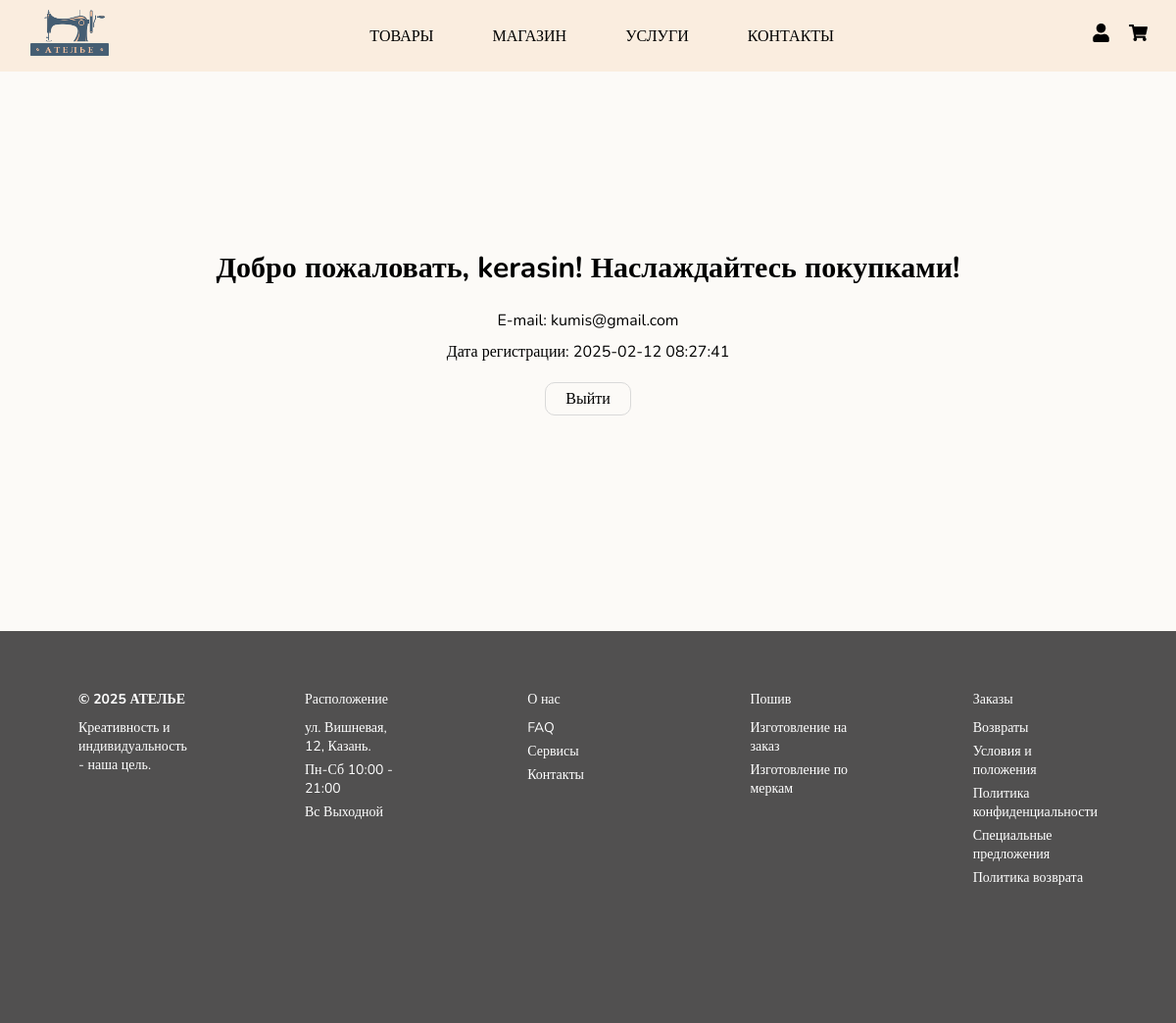
The app's page /profile.php (signed in) with its own data.
### tables this page shows
CREATE TABLE `users` (
  `id` int(11) NOT NULL,
  `username` varchar(50) NOT NULL,
  `email` varchar(100) NOT NULL,
  `phone` varchar(15) NOT NULL,
  `password` varchar(255) NOT NULL,
  `registration_date` timestamp NOT NULL DEFAULT current_timestamp()
);

### www/profile.php (the view, shortened to what this page needs)
<?php
require 'php/config.php';
$user_id = $_SESSION['user_id'];
$stmt = $conn->prepare("SELECT * FROM users WHERE id = ?");
$stmt->execute([$user_id]);
$user = $stmt->fetch();
?>
<!DOCTYPE html>
<html lang="en">
<head>
    <link rel="stylesheet" href="css/styles.css">
</head>
<body>
    <header class="nav-header">
        <div class="logo">
            <img src="pic/logo.png" alt="Website Logo">
        </div>
        <nav class="nav-links">
            <ul>
                <li><a href="index.php">ТОВАРЫ</a></li>
                <li><a href="shop.php">МАГАЗИН</a></li>
                <li><a href="services.php">УСЛУГИ</a></li>
                <li><a href="contact.php">КОНТАКТЫ</a></li>
            </ul>
        </nav>
        <div class="icons">
            <a href="profile.php"><img src="pic/icon-user.png" alt="Icon User" class="icon-user"></a>
            <a href="cart.php"><img src="pic/icon-cart.png" alt="Icon Cart" class="icon-cart"></a>
        </div>
    </header>
    <div class="profile-container">
        <h1>Добро пожаловать, <?php echo $user['username']; ?>! Наслаждайтесь покупками!</h1>
        <p>E-mail: <?php echo $user['email']; ?></p>
        <p>Дата регистрации: <?php echo $user['registration_date']; ?></p>
        <a href="logout.php" class="outline-button">Выйти</a>
    </div>
    <footer>
        <div class="column">
            <h2>© 2025 АТЕЛЬЕ</h2>
            <ul>
                <li>Креативность и индивидуальность - наша цель.</li>
            </ul>
        </div>
        <div class="column">
            <h3>Расположение</h3>
            <ul>
                <li>ул. Вишневая, 12, Казань.</li>
                <li>Пн-Сб 10:00 - 21:00</li>
                <li>Вс Выходной</li>
            </ul>
        </div>
        <div class="column">
            <h3>О нас</h3>
            <ul>
                <li><a href="info.php">FAQ</a></li>
                <li><a href="info.php">Сервисы</a></li>
                <li><a href="info.php">Контакты</a></li>
            </ul>
        </div>
        <div class="column">
            <h3>Пошив</h3>
            <ul>
                <li><a href="services.php">Изготовление на заказ</a></li>
                <li><a href="services.php">Изготовление по меркам</a></li>
            </ul>
        </div>
        <div class="column">
            <h3>Заказы</h3>
            <ul>
                <li><a href="info.php">Возвраты</a></li>
                <li><a href="info.php">Условия и положения</a></li>
                <li><a href="info.php">Политика конфиденциальности</a></li>
                <li><a href="info.php">Специальные предложения</a></li>
                <li><a href="info.php">Политика возврата</a></li>
            </ul>
        </div>
    </footer>
</body>
</html>

### www/css/styles.css (style rules this page uses)
* { margin: 0; padding: 0; }
body { font-family: "Nunito", "Raleway", serif; font-weight: 400; font-size: 16px; color: #000; background: #fcfaf7; }
a { text-decoration: none; color: #000; }
img { max-width: 100%; }
.nav-header { display: flex; align-items: center; justify-content: space-between; background-color: #FAEDDF; padding: 10px 19px; }
.logo { margin: 0 12px; }
.logo img { width: 80px; height: 47px; }
.nav-links ul { list-style: none; display: flex; padding: 0; margin: 0; }
.nav-links li { margin: 0 30px; }
.nav-links a { color: #000; text-decoration: none; font-size: 16px; font-weight: normal; transition: all 500ms ease; }
.icons { display: flex; align-items: center; justify-content: space-between; }
.icons img { margin: 0 10px; cursor: pointer; transition: all 500ms ease; }
.icons img.icon-user { width: 16.62px; height: 19px; }
.icons img.icon-cart { width: 19px; height: 16.89px; }
.outline-button { display: inline-block; padding: 5px 20px; font-weight: light; color: #000; border: 1px solid #D9D9D9; border-radius: 10px; transition: border 500ms ease; margin-bottom: 40px; }
footer { height: 400px; width: 100%; background-color: #515050; display: flex; justify-content: space-between; padding: 20px; box-sizing: border-box; }
.column { flex: 1; margin: 0 60px; color: white; }
.column h2 { margin: 40px 0 10px; font-size: 14px; font-weight: medium; }
.column h3 { margin: 40px 0 10px; font-size: 14px; font-weight: normal; }
.column ul { list-style-type: none; padding: 0; font-size: 14px; font-weight: light; }
.column li { margin-bottom: 5px; }
.column li a { color: #fff; }
.register-login-form h1, .profile-container h1 { font-size: 32px; font-weight: bold; margin: 22px }
.register-login-form p, .profile-container p { font-size: 14px; font-weight: light; margin-top: 10px; }
.profile-container { text-align: center; justify-content: center; margin: 15%; }
.profile-container p { font-size: 16px; font-weight: light; }
.profile-container h1 { font-size: 30px; font-weight: bold; margin: 22px }
.profile-container .outline-button { margin-top: 20px; }

### records on screen
users: username "kerasin", email "kumis@gmail.com", registration_date "2025-02-12 08:27:41"
